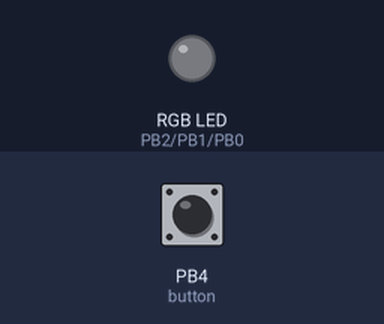
Recording of a sketch running on a simulated ATtiny85, built with avr-gcc and run on an emulated ATtiny85. Shown: an RGB LED mixed from three pins (HIGH = lit). The inputs (shaded band) are chosen by the test bench; at power-on: PB4 (button) LOW. Random numbers use the default seed unless the sketch sets one; EEPROM starts erased.

Above: at 2.9 s.
3.0 s: PB4 (button) pulsed HIGH 5 times (0.12 s each, 0.3 s apart)
At 4.5 s:
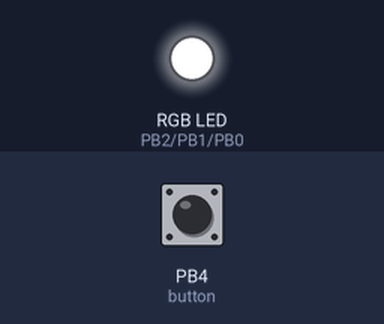
6.0 s: PB4 (button) pulled HIGH for 0.15 s
At 7.3 s:
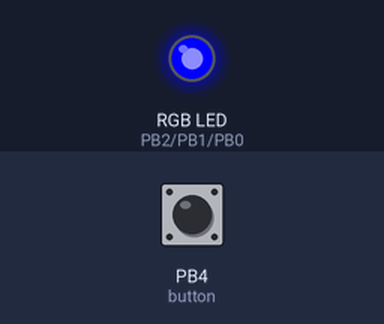
7.8 s: PB4 (button) pulled HIGH for 1 s
At 8.5 s:
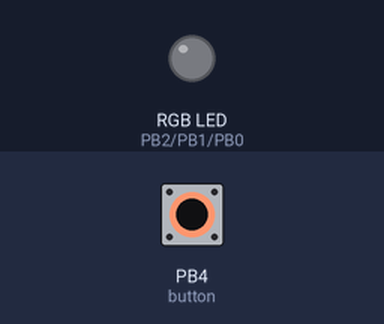
10.3 s: PB4 (button) pulled HIGH for 3.2 s
At 11.6 s:
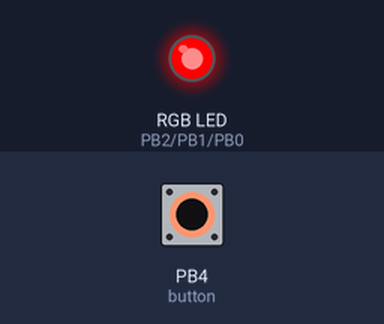
Timing chart, 0 to 13.3 s (numbered marks = the images above; inputs shaded):
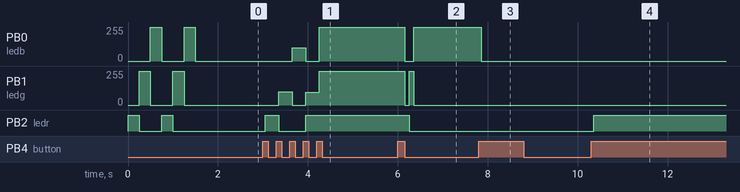

Measured:
- after the input at 3.0 s, PB0 (ledb): 0/255 → 100/255 after 0.65 s, → 0/255 0.30 s later, → 255/255 0.30 s later; PB1 (ledg): 0/255 → 100/255 after 0.35 s, → 0/255 0.30 s later, → 95/255 0.30 s later, → 255/255 0.30 s later; PB2 (ledr): LOW → HIGH after 0.05 s, → LOW 0.30 s later, → HIGH 0.60 s later
- after the input at 6.0 s, PB0 (ledb): 255/255 → 0/255 after 0.15 s, → 255/255 0.20 s later; PB1 (ledg): 255/255 → 0/255 after 0.15 s, → 255/255 0.10 s later, → 0/255 0.10 s later; PB2 (ledr): HIGH → LOW after 0.25 s
- after the input at 7.8 s, PB0 (ledb): 255/255 → 0/255 after 0.05 s
- after the input at 10.3 s, PB2 (ledr): LOW → HIGH after 0.05 s

The sketch:

Honda_Light_Control.ino
```cpp
#include <EEPROM.h>

/* This sketch was made for an ATtiny85 */

int ledr = 2; // Red light NO pwm
int ledg = 1; // Green light w pwm
int ledb = 0; // Blue light w pwm
int button = 4; // Analog pin 4

int counter = 0;
int numColors = 255;

long previousMillis = 0;
long interval = 15000;
int stateswitch = 1;

int state = 1;
int buttonState = 0;
int buttonpressed = 0;

void setup() {

    /* Get the last state from EEPROM. */

    state = EEPROM.read(34);
    if (state > 7) {
        state = 1;
    }
    pinMode(ledr, OUTPUT);
    pinMode(ledg, OUTPUT);
    pinMode(ledb, OUTPUT);
    pinMode(button, INPUT);

    /* When the ATtiny gets power the leds cycle through a color sequence. */

    digitalWrite(ledr, HIGH);
    digitalWrite(ledg, LOW);
    digitalWrite(ledb, LOW);
    delay(250);
    digitalWrite(ledr, LOW);
    digitalWrite(ledg, HIGH);
    digitalWrite(ledb, LOW);
    delay(250);
    digitalWrite(ledr, LOW);
    digitalWrite(ledg, LOW);
    digitalWrite(ledb, HIGH);
    delay(250);
    digitalWrite(ledr, HIGH);
    digitalWrite(ledg, LOW);
    digitalWrite(ledb, LOW);
    delay(250);
    digitalWrite(ledr, LOW);
    digitalWrite(ledg, HIGH);
    digitalWrite(ledb, LOW);
    delay(250);
    digitalWrite(ledr, LOW);
    digitalWrite(ledg, LOW);
    digitalWrite(ledb, HIGH);
    delay(250);
    digitalWrite(ledr,LOW);
    digitalWrite(ledg, LOW);
    digitalWrite(ledb, LOW);
    delay(250);
    updateled();
}

void loop() {

    /* This handles the button press and keeps up with the count. It also
    writes this value to EEPROM so the next time the car turns on the RGB
    strip will go back to the last selection. */

    buttonState = digitalRead(button);
    if (buttonState == HIGH) {
        if (buttonpressed == 1){
        }else{
            buttonpressed = 1;
            if (state == 7) {
                state = 1;
            }else{
                state = (state + 1);
            }
            EEPROM.write(34, state);
            if (state == 7){
                delay(100);
                digitalWrite(ledr, HIGH);
                digitalWrite(ledg, LOW);
                digitalWrite(ledb, LOW);
                delay(100);
                digitalWrite(ledr, LOW);
                digitalWrite(ledg, HIGH);
                digitalWrite(ledb, LOW);
                delay(100);
                digitalWrite(ledr, LOW);
                digitalWrite(ledg, LOW);
                digitalWrite(ledb, HIGH);
                delay(100);
                stateswitch = random(1, 4);
            }
            updateled();
        }
    }else{
      buttonpressed = 0;
      if (state == 7){
          updateled();
      }
    }
    delay(100);
}

void updateled() {

    /* This controls the RGB led strips by keeping the count of button presses
    in the 'state' variable. The lights are only controlled from one button in
    the car's dash. The ATtiny85 this circut was designed for only has
    two PWM pins so my color choices are more limited. */

    if (state == 1) {
        digitalWrite(ledr, LOW);
        digitalWrite(ledg, LOW);
        digitalWrite(ledb, LOW);
    } else if (state == 2) {
        digitalWrite(ledr, HIGH);
        digitalWrite(ledg, LOW);
        digitalWrite(ledb, LOW);
    } else if (state == 3) {
        analogWrite(ledr, 0);
        analogWrite(ledg, 100);
        analogWrite(ledb, 0);
    } else if (state == 4) {
        analogWrite(ledr, 0);
        analogWrite(ledg, 0);
        analogWrite(ledb, 100);
    } else if (state == 5) {
        digitalWrite(ledr, HIGH);
        analogWrite(ledg, 95);
        analogWrite(ledb, 0);
    } else if (state == 6) {
        digitalWrite(ledr, HIGH);
        digitalWrite(ledg, HIGH);
        digitalWrite(ledb, HIGH);
    } else if (state == 7) {
        unsigned long currentMillis = millis();
        if(currentMillis - previousMillis > interval) {
            previousMillis = currentMillis;
            stateswitch = stateswitch+1;
            if (stateswitch == 1){
                digitalWrite(ledr, HIGH);
                digitalWrite(ledg, LOW);
                digitalWrite(ledb, LOW);
            } else if (stateswitch == 2) {
                analogWrite(ledr, 0);
                analogWrite(ledg, 100);
                analogWrite(ledb, 0);
            } else if (stateswitch == 3) {
                analogWrite(ledr, 0);
                analogWrite(ledg, 0);
                analogWrite(ledb, 100);
            } else if (stateswitch == 4) {
                digitalWrite(ledr, HIGH);
                analogWrite(ledg, 95);
                analogWrite(ledb, 0);
            } else if (stateswitch == 5) {
                digitalWrite(ledr, HIGH);
                digitalWrite(ledg, HIGH);
                digitalWrite(ledb, HIGH);
                stateswitch = 0;
            }
        }
    }
}
```
